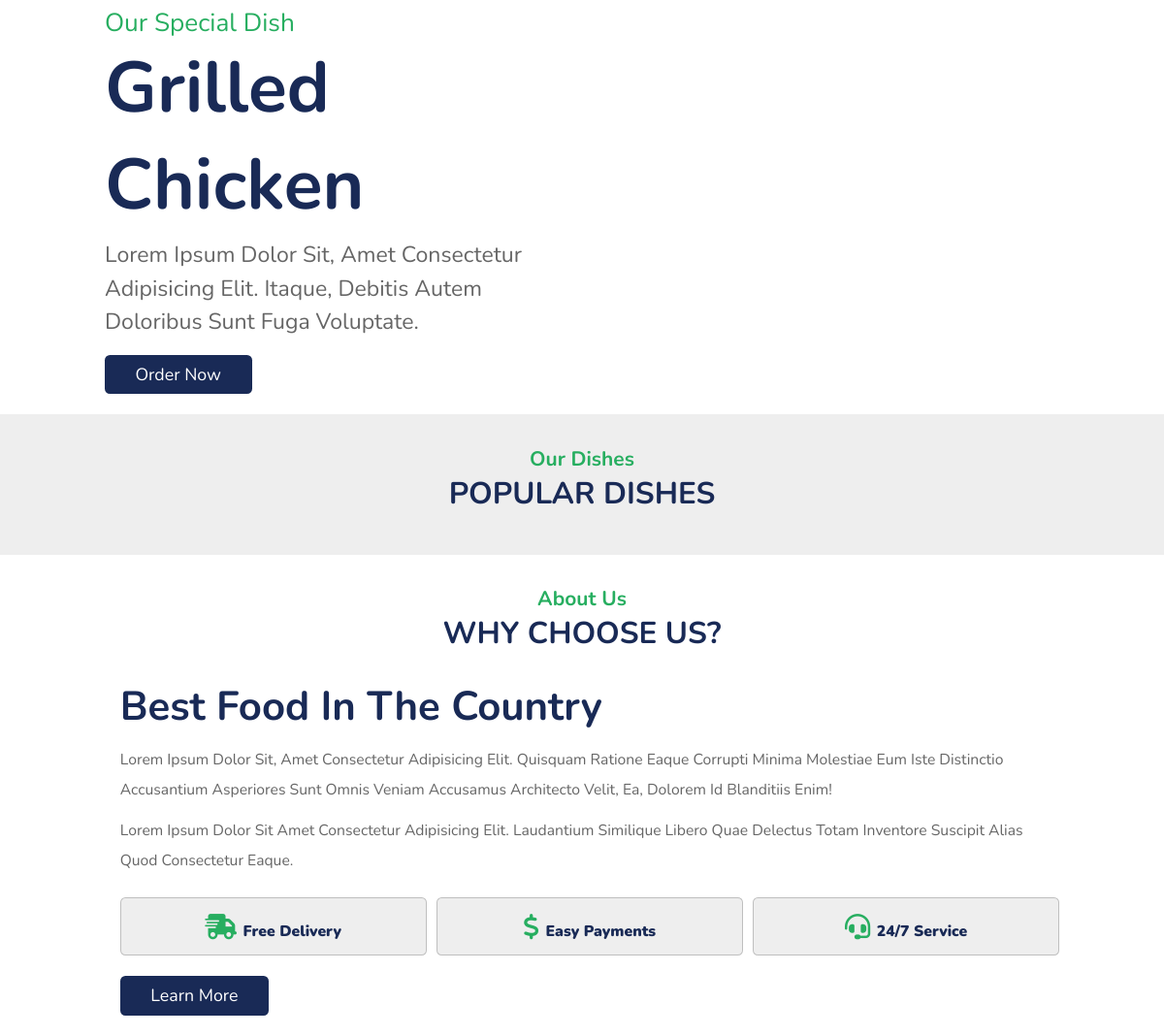
/ (lower part), run on an earlier commit of the app's database.
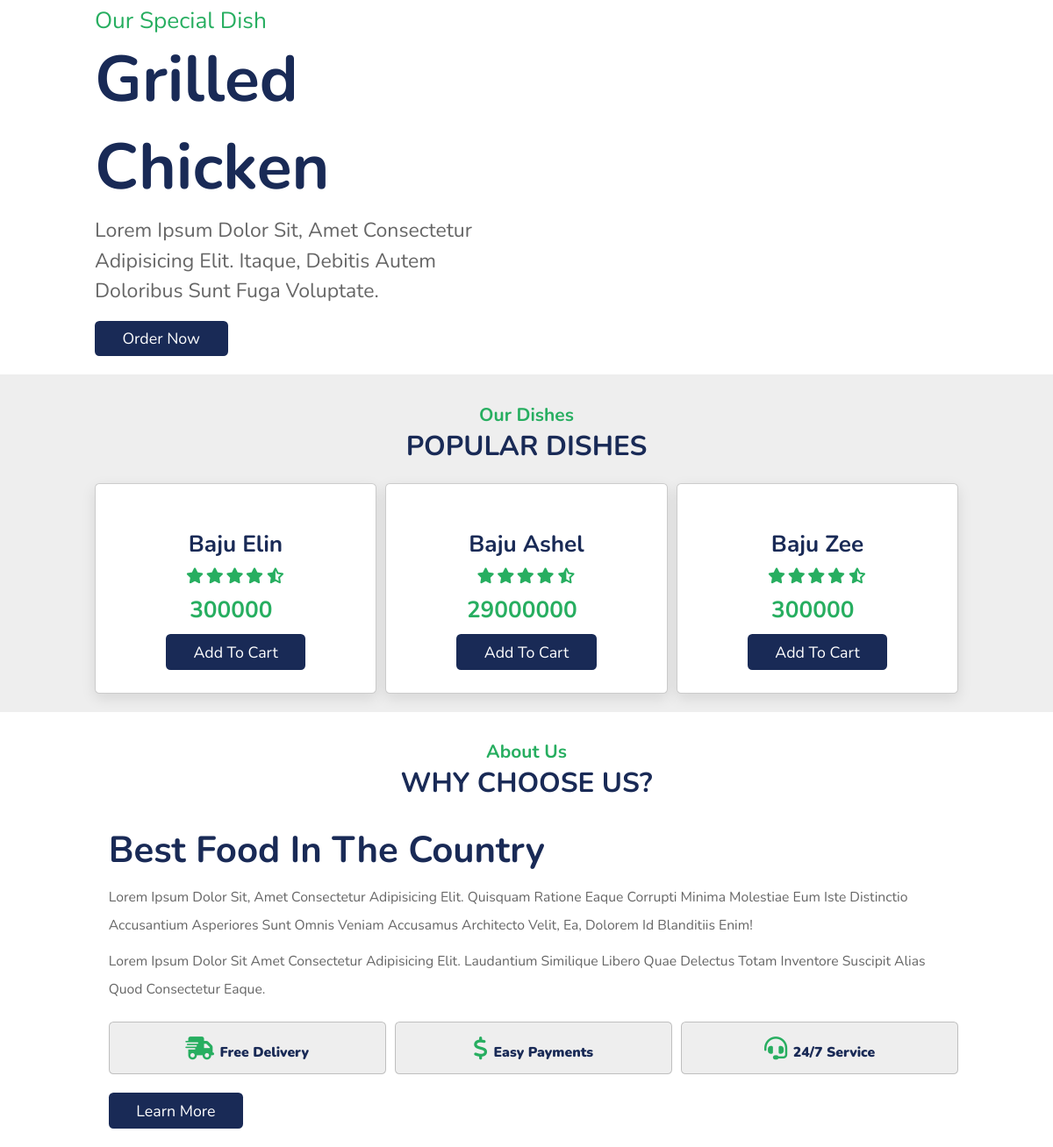
And on a later commit of the database.
### tables this page shows
CREATE TABLE `produk` (
  `id_product` int NOT NULL,
  `nama_product` varchar(100) NOT NULL,
  `harga` int NOT NULL,
  `stok` int NOT NULL,
  `description` varchar(255) NOT NULL,
  `gambar` varchar(255) NOT NULL
);

### function.php (called while the page is built, shortened)
<?php
$conn = mysqli_connect("localhost", "root", "", "ecommercea");
function Query($query)
{
    global $conn;
    $result = mysqli_query($conn, $query);
    $rows = [];
    while ($row = mysqli_fetch_assoc($result)) {
        $rows[] = $row;
    }
    return $rows;
}
?>

### index.php (the view, shortened to what this page needs)
<?php
require "function.php";
$produkHead = Query("SELECT * FROM produk limit 3");
$produk = Query("SELECT * FROM produk")
  ?>
<!DOCTYPE html>
<html lang="en">
<head>
  <link rel="stylesheet" href="https://cdnjs.cloudflare.com/ajax/libs/font-awesome/6.4.0/css/all.min.css" />
  <link rel="stylesheet" href="https://cdn.jsdelivr.net/npm/swiper@10/swiper-bundle.min.css" />
  <link rel="stylesheet" href="style/style.css">
</head>
<body>
  <section class="home" id="home">
    <div class="swiper home-slider">
      <div class="swiper-wrapper wrapper">
        <div class="swiper-slide slide">
          <div class="content">
            <span>our special dish</span>
            <h3>grilled chicken</h3>
            <p>Lorem ipsum dolor sit, amet consectetur adipisicing elit. Itaque, debitis autem doloribus sunt fuga
              voluptate.</p>
            <a href="#" class="btn">order now</a>
          </div>
          <div class="image">
          </div>
        </div>
      </div>
    </div>
  </section>
  <section class="dishes" id="dishes">
    <h3 class="sub-heading">our dishes</h3>
    <h1 class="heading">popular dishes</h1>
    <div class="box-container">
      <?php foreach ($produk as $row): ?>
        <div class="box">
          <h3>
            <?= $row["nama_product"] ?>
          </h3>
          <div class="stars">
            <i class="fas fa-star"></i>
            <i class="fas fa-star"></i>
            <i class="fas fa-star"></i>
            <i class="fas fa-star"></i>
            <i class="fas fa-star-half-alt"></i>
          </div>
          <span>
            <?= $row["harga"] ?>
          </span>
          <a href="#" class="btn">add to cart</a>
        </div>
      <?php endforeach ?>
    </div>
  </section>
  <section class="about" id="about">
    <h3 class="sub-heading">about us</h3>
    <h1 class="heading">why choose us?</h1>
    <div class="row">
      <div class="content">
        <h3>best food in the country</h3>
        <p>Lorem ipsum dolor sit, amet consectetur adipisicing elit. Quisquam ratione eaque corrupti minima molestiae
          eum iste distinctio accusantium asperiores sunt omnis veniam accusamus architecto velit, ea, dolorem id
          blanditiis enim!</p>
        <p>Lorem ipsum dolor sit amet consectetur adipisicing elit. Laudantium similique libero quae delectus totam
          inventore suscipit alias quod consectetur eaque.</p>
        <div class="icons-container">
          <div class="icons">
            <i class="fas fa-shipping-fast">
              <span>free delivery</span>
            </i>
          </div>
          <div class="icons">
            <i class="fas fa-dollar-sign">
              <span>easy payments</span>
            </i>
          </div>
          <div class="icons">
            <i class="fas fa-headset">
              <span>24/7 service</span>
            </i>
          </div>
        </div>
        <a href="#" class="btn">learn more</a>
      </div>
    </div>
  </section>
</body>
</html>

What changed in the data, as far as the page shows it:
added produk: nama_product "Baju Elin", harga "300000"
added produk: nama_product "Baju Ashel", harga "29000000"
added produk: nama_product "Baju Zee", harga "300000"
